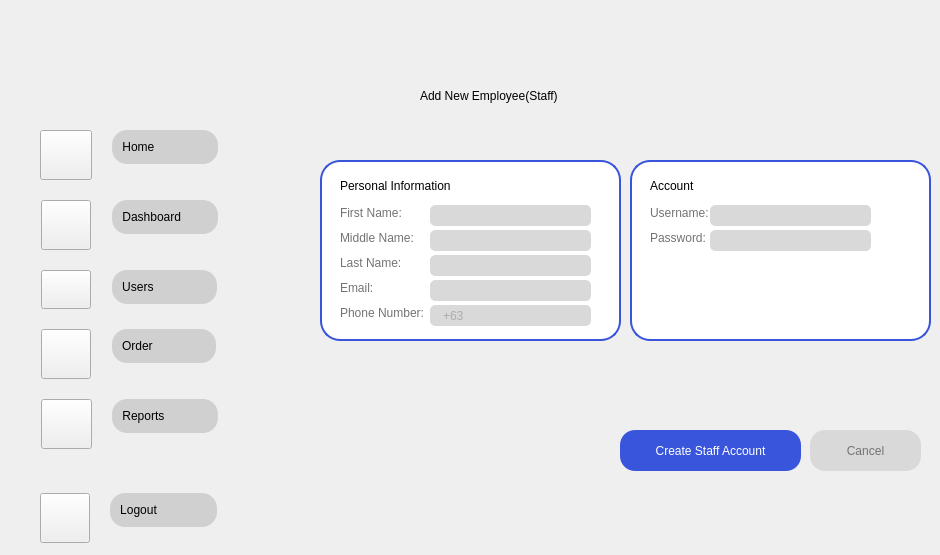
    <widget class="QWidget" name="CreateStaff">
     <property name="styleSheet">
      <string notr="true">#CreateStaff{
border-image: url(&quot;:/images/4.png&quot;) 0 0 0 0 stretch stretch;
background-repeat: (no-repeat);
backkground-position: (fixed);

}
#QLabel{
font-family: &quot;Fredoka&quot;;
font-size: 20px;
}</string>
     </property>
     <widget class="QWidget" name="verticalLayoutWidget_17">
      <property name="geometry">
       <rect>
        <x>30</x>
        <y>490</y>
        <width>241</width>
        <height>56</height>
       </rect>
      </property>
      <layout class="QVBoxLayout" name="verticalLayout_55">
       <item>
        <layout class="QFormLayout" name="formLayout_20">
         <property name="fieldGrowthPolicy">
          <enum>QFormLayout::FieldsStayAtSizeHint</enum>
         </property>
         <property name="rowWrapPolicy">
          <enum>QFormLayout::WrapLongRows</enum>
         </property>
         <property name="labelAlignment">
          <set>Qt::AlignCenter</set>
         </property>
         <property name="formAlignment">
          <set>Qt::AlignLeading|Qt::AlignLeft|Qt::AlignVCenter</set>
         </property>
         <property name="horizontalSpacing">
          <number>20</number>
         </property>
         <property name="verticalSpacing">
          <number>20</number>
         </property>
         <property name="leftMargin">
          <number>10</number>
         </property>
         <item row="0" column="0">
          <widget class="QPushButton" name="s2_6">
           <property name="styleSheet">
            <string notr="true">QPushButton{
border-image: url(&quot;:/Icons/Profilenowhite.png&quot;) 0 0 0 0 stretch stretch;
background-repeat: no-repeat;
 width: 42px;
    height: 42px;

}</string>
           </property>
           <property name="text">
            <string/>
           </property>
          </widget>
         </item>
         <item row="0" column="1">
          <layout class="QVBoxLayout" name="verticalLayout_61">
           <item>
            <widget class="QPushButton" name="Settbut_4">
             <property name="styleSheet">
              <string notr="true">QPushButton {
            background-color: #D0D0D0;
			border-style: outset;
			 padding: 10px;
            border-radius: 15px; /* Adjust this value for desired roundness */
            border-color: #D0D0D0; /* Example border color */
				
}

QPushButton:hover {
    background-color: #D9d9d9; /* Color when the mouse hovers over it */
	padding: 10px;
            border-radius: 15px; /* Adjust this value for desired roundness */
}
QPushButton:pressed {
    background-color: #797979; /* Color when the button is clicked down */
	padding: 10px;
            border-radius: 15px; /* Adjust this value for desired roundness */
}</string>
             </property>
             <property name="text">
              <string>Logout               </string>
             </property>
             <property name="autoDefault">
              <bool>false</bool>
             </property>
             <property name="default">
              <bool>false</bool>
             </property>
             <property name="flat">
              <bool>false</bool>
             </property>
            </widget>
           </item>
          </layout>
         </item>
        </layout>
       </item>
      </layout>
     </widget>
     <widget class="QLabel" name="ok_5">
      <property name="geometry">
       <rect>
        <x>420</x>
        <y>60</y>
        <width>491</width>
        <height>71</height>
       </rect>
      </property>
      <property name="text">
       <string>Add New Employee(Staff)</string>
      </property>
     </widget>
     <widget class="QWidget" name="verticalLayoutWidget_19">
      <property name="geometry">
       <rect>
        <x>30</x>
        <y>130</y>
        <width>241</width>
        <height>323</height>
       </rect>
      </property>
      <layout class="QVBoxLayout" name="verticalLayout_63">
       <property name="spacing">
        <number>1</number>
       </property>
       <property name="sizeConstraint">
        <enum>QLayout::SetFixedSize</enum>
       </property>
       <item>
        <layout class="QFormLayout" name="formLayout_22">
         <property name="sizeConstraint">
          <enum>QLayout::SetDefaultConstraint</enum>
         </property>
         <property name="fieldGrowthPolicy">
          <enum>QFormLayout::FieldsStayAtSizeHint</enum>
         </property>
         <property name="rowWrapPolicy">
          <enum>QFormLayout::WrapLongRows</enum>
         </property>
         <property name="labelAlignment">
          <set>Qt::AlignCenter</set>
         </property>
         <property name="formAlignment">
          <set>Qt::AlignLeading|Qt::AlignLeft|Qt::AlignVCenter</set>
         </property>
         <property name="horizontalSpacing">
          <number>20</number>
         </property>
         <property name="verticalSpacing">
          <number>20</number>
         </property>
         <property name="leftMargin">
          <number>10</number>
         </property>
         <property name="topMargin">
          <number>0</number>
         </property>
         <property name="bottomMargin">
          <number>0</number>
         </property>
         <item row="0" column="0">
          <widget class="QPushButton" name="h2_6">
           <property name="styleSheet">
            <string notr="true">QPushButton{
border-image: url(&quot;:/Icons/Home.png&quot;) 0 0 0 0 stretch stretch;
background-repeat: no-repeat;
 width: 44px;
    height: 42px;

}</string>
           </property>
           <property name="text">
            <string/>
           </property>
          </widget>
         </item>
         <item row="0" column="1">
          <layout class="QVBoxLayout" name="verticalLayout_64">
           <item>
            <widget class="QPushButton" name="Homebut_4">
             <property name="styleSheet">
              <string notr="true">QPushButton {
            background-color: #D0D0D0;
			border-style: outset;
			 padding: 10px;
            border-radius: 15px; /* Adjust this value for desired roundness */
            border-color: #D0D0D0; /* Example border color */
				
}

QPushButton:hover {
    background-color: #D9d9d9; /* Color when the mouse hovers over it */
	padding: 10px;
            border-radius: 15px; /* Adjust this value for desired roundness */
}
QPushButton:pressed {
    background-color: #797979; /* Color when the button is clicked down */
	padding: 10px;
            border-radius: 15px; /* Adjust this value for desired roundness */
}</string>
             </property>
             <property name="text">
              <string>Home                </string>
             </property>
             <property name="shortcut">
              <string/>
             </property>
             <property name="autoDefault">
              <bool>false</bool>
             </property>
             <property name="default">
              <bool>false</bool>
             </property>
             <property name="flat">
              <bool>true</bool>
             </property>
            </widget>
           </item>
          </layout>
         </item>
         <item row="1" column="0">
          <widget class="QPushButton" name="db2_6">
           <property name="styleSheet">
            <string notr="true">QPushButton{
border-image: url(&quot;:/Icons/DashB.png&quot;) 0 0 0 0 stretch stretch;
background-repeat: no-repeat;
 width: 42px;
    height: 42px;

}</string>
           </property>
           <property name="text">
            <string/>
           </property>
          </widget>
         </item>
         <item row="1" column="1">
          <layout class="QVBoxLayout" name="verticalLayout_65">
           <item>
            <widget class="QPushButton" name="Dashbut_4">
             <property name="styleSheet">
              <string notr="true">QPushButton {
            background-color: #D0D0D0;
			border-style: outset;
			 padding: 10px;
            border-radius: 15px; /* Adjust this value for desired roundness */
            border-color: #D0D0D0; /* Example border color */
				
}

QPushButton:hover {
    background-color: #D9d9d9; /* Color when the mouse hovers over it */
	padding: 10px;
            border-radius: 15px; /* Adjust this value for desired roundness */
}
QPushButton:pressed {
    background-color: #797979; /* Color when the button is clicked down */
	padding: 10px;
            border-radius: 15px; /* Adjust this value for desired roundness */
}</string>
             </property>
             <property name="text">
              <string>Dashboard        </string>
             </property>
             <property name="autoDefault">
              <bool>false</bool>
             </property>
             <property name="default">
              <bool>false</bool>
             </property>
             <property name="flat">
              <bool>false</bool>
             </property>
            </widget>
           </item>
          </layout>
         </item>
         <item row="2" column="0">
          <widget class="QPushButton" name="u2_6">
           <property name="styleSheet">
            <string notr="true">QPushButton{
border-image: url(&quot;:/Icons/User.png&quot;) 0 0 0 0 stretch stretch;
background-repeat: no-repeat;
 width: 42px;
    height: 31px;

}</string>
           </property>
           <property name="text">
            <string/>
           </property>
          </widget>
         </item>
         <item row="2" column="1">
          <layout class="QVBoxLayout" name="verticalLayout_66">
           <item>
            <widget class="QPushButton" name="Userbut_4">
             <property name="styleSheet">
              <string notr="true">QPushButton {
            background-color: #D0D0D0;
			border-style: outset;
			 padding: 10px;
            border-radius: 15px; /* Adjust this value for desired roundness */
            border-color: #D0D0D0; /* Example border color */
				
}

QPushButton:hover {
    background-color: #D9d9d9; /* Color when the mouse hovers over it */
	padding: 10px;
            border-radius: 15px; /* Adjust this value for desired roundness */
}
QPushButton:pressed {
    background-color: #797979; /* Color when the button is clicked down */
	padding: 10px;
            border-radius: 15px; /* Adjust this value for desired roundness */
}</string>
             </property>
             <property name="text">
              <string>Users                </string>
             </property>
             <property name="autoDefault">
              <bool>false</bool>
             </property>
             <property name="default">
              <bool>false</bool>
             </property>
             <property name="flat">
              <bool>false</bool>
             </property>
            </widget>
           </item>
          </layout>
         </item>
         <item row="4" column="0">
          <widget class="QPushButton" name="r2_6">
           <property name="styleSheet">
            <string notr="true">QPushButton{
border-image: url(&quot;:/Icons/Transa.png&quot;) 0 0 0 0 stretch stretch;
background-repeat: no-repeat;
 width: 43px;
    height: 42px;

}</string>
           </property>
           <property name="text">
            <string/>
           </property>
          </widget>
         </item>
         <item row="4" column="1">
          <layout class="QVBoxLayout" name="verticalLayout_67">
           <item>
            <widget class="QPushButton" name="Reportbut_4">
             <property name="styleSheet">
              <string notr="true">QPushButton {
            background-color: #D0D0D0;
			border-style: outset;
			 padding: 10px;
            border-radius: 15px; /* Adjust this value for desired roundness */
            border-color: #D0D0D0; /* Example border color */
				
}

QPushButton:hover {
    background-color: #D9d9d9; /* Color when the mouse hovers over it */
	padding: 10px;
            border-radius: 15px; /* Adjust this value for desired roundness */
}
QPushButton:pressed {
    background-color: #797979; /* Color when the button is clicked down */
	padding: 10px;
            border-radius: 15px; /* Adjust this value for desired roundness */
}</string>
             </property>
             <property name="text">
              <string>Reports             </string>
             </property>
             <property name="autoDefault">
              <bool>false</bool>
             </property>
             <property name="default">
              <bool>false</bool>
             </property>
             <property name="flat">
              <bool>false</bool>
             </property>
            </widget>
           </item>
          </layout>
         </item>
         <item row="3" column="1">
          <layout class="QVBoxLayout" name="verticalLayout_68">
           <item>
            <widget class="QPushButton" name="Orderbut_4">
             <property name="styleSheet">
              <string notr="true">QPushButton {
            background-color: #D0D0D0;
			border-style: outset;
			 padding: 10px;
            border-radius: 15px; /* Adjust this value for desired roundness */
            border-color: #D0D0D0; /* Example border color */
				
}

QPushButton:hover {
    background-color: #D9d9d9; /* Color when the mouse hovers over it */
	padding: 10px;
            border-radius: 15px; /* Adjust this value for desired roundness */
}
QPushButton:pressed {
    background-color: #797979; /* Color when the button is clicked down */
	padding: 10px;
            border-radius: 15px; /* Adjust this value for desired roundness */
}</string>
             </property>
             <property name="text">
              <string>Order                </string>
             </property>
             <property name="autoDefault">
              <bool>false</bool>
             </property>
             <property name="default">
              <bool>false</bool>
             </property>
             <property name="flat">
              <bool>false</bool>
             </property>
            </widget>
           </item>
          </layout>
         </item>
         <item row="3" column="0">
          <widget class="QPushButton" name="o2_6">
           <property name="styleSheet">
            <string notr="true">QPushButton{
border-image: url(&quot;:/Icons/Ordernowbg.png&quot;) 0 0 0 0 stretch stretch;
background-repeat: no-repeat;
 width: 42px;
    height: 42px;

}</string>
           </property>
           <property name="text">
            <string/>
           </property>
           <property name="autoRepeat">
            <bool>false</bool>
           </property>
           <property name="flat">
            <bool>false</bool>
           </property>
          </widget>
         </item>
        </layout>
       </item>
      </layout>
     </widget>
     <widget class="QLabel" name="fr_7">
      <property name="geometry">
       <rect>
        <x>320</x>
        <y>160</y>
        <width>301</width>
        <height>181</height>
       </rect>
      </property>
      <property name="styleSheet">
       <string notr="true">   QLabel {
       background-color: white;
       border: 2px solid #3855DB;
       border-radius: 20px;
   }</string>
      </property>
      <property name="text">
       <string/>
      </property>
     </widget>
     <widget class="QLabel" name="fr_8">
      <property name="geometry">
       <rect>
        <x>630</x>
        <y>160</y>
        <width>301</width>
        <height>181</height>
       </rect>
      </property>
      <property name="styleSheet">
       <string notr="true">   QLabel {
       background-color: white;
       border: 2px solid #3855DB;
       border-radius: 20px;
   }</string>
      </property>
      <property name="text">
       <string/>
      </property>
     </widget>
     <widget class="QLabel" name="PI">
      <property name="geometry">
       <rect>
        <x>340</x>
        <y>175</y>
        <width>181</width>
        <height>21</height>
       </rect>
      </property>
      <property name="text">
       <string>Personal Information</string>
      </property>
     </widget>
     <widget class="QLabel" name="label_18">
      <property name="geometry">
       <rect>
        <x>340</x>
        <y>205</y>
        <width>91</width>
        <height>16</height>
       </rect>
      </property>
      <property name="text">
       <string>&lt;html&gt;&lt;head/&gt;&lt;body&gt;&lt;p&gt;&lt;span style=&quot; color:#737373;&quot;&gt;First Name:&lt;/span&gt;&lt;/p&gt;&lt;/body&gt;&lt;/html&gt;</string>
      </property>
     </widget>
     <widget class="QLabel" name="label_21">
      <property name="geometry">
       <rect>
        <x>340</x>
        <y>230</y>
        <width>91</width>
        <height>16</height>
       </rect>
      </property>
      <property name="text">
       <string>&lt;html&gt;&lt;head/&gt;&lt;body&gt;&lt;p&gt;&lt;span style=&quot; color:#737373;&quot;&gt;Middle Name:&lt;/span&gt;&lt;/p&gt;&lt;/body&gt;&lt;/html&gt;</string>
      </property>
     </widget>
     <widget class="QLabel" name="label_22">
      <property name="geometry">
       <rect>
        <x>340</x>
        <y>255</y>
        <width>91</width>
        <height>16</height>
       </rect>
      </property>
      <property name="text">
       <string>&lt;html&gt;&lt;head/&gt;&lt;body&gt;&lt;p&gt;&lt;span style=&quot; color:#737373;&quot;&gt;Last Name:&lt;/span&gt;&lt;/p&gt;&lt;/body&gt;&lt;/html&gt;</string>
      </property>
     </widget>
     <widget class="QLabel" name="label_23">
      <property name="geometry">
       <rect>
        <x>340</x>
        <y>280</y>
        <width>91</width>
        <height>16</height>
       </rect>
      </property>
      <property name="text">
       <string>&lt;html&gt;&lt;head/&gt;&lt;body&gt;&lt;p&gt;&lt;span style=&quot; color:#737373;&quot;&gt;Email:&lt;/span&gt;&lt;/p&gt;&lt;/body&gt;&lt;/html&gt;</string>
      </property>
     </widget>
     <widget class="QLabel" name="label_24">
      <property name="geometry">
       <rect>
        <x>340</x>
        <y>305</y>
        <width>91</width>
        <height>16</height>
       </rect>
      </property>
      <property name="text">
       <string>&lt;html&gt;&lt;head/&gt;&lt;body&gt;&lt;p&gt;&lt;span style=&quot; color:#737373;&quot;&gt;Phone Number:&lt;/span&gt;&lt;/p&gt;&lt;/body&gt;&lt;/html&gt;</string>
      </property>
     </widget>
     <widget class="QLabel" name="PI_2">
      <property name="geometry">
       <rect>
        <x>650</x>
        <y>170</y>
        <width>181</width>
        <height>31</height>
       </rect>
      </property>
      <property name="text">
       <string>Account</string>
      </property>
     </widget>
     <widget class="QLabel" name="label_25">
      <property name="geometry">
       <rect>
        <x>650</x>
        <y>205</y>
        <width>71</width>
        <height>16</height>
       </rect>
      </property>
      <property name="text">
       <string>&lt;html&gt;&lt;head/&gt;&lt;body&gt;&lt;p&gt;&lt;span style=&quot; color:#737373;&quot;&gt;Username:&lt;/span&gt;&lt;/p&gt;&lt;/body&gt;&lt;/html&gt;</string>
      </property>
      <property name="alignment">
       <set>Qt::AlignLeading|Qt::AlignLeft|Qt::AlignVCenter</set>
      </property>
     </widget>
     <widget class="QLabel" name="label_37">
      <property name="geometry">
       <rect>
        <x>650</x>
        <y>230</y>
        <width>71</width>
        <height>16</height>
       </rect>
      </property>
      <property name="text">
       <string>&lt;html&gt;&lt;head/&gt;&lt;body&gt;&lt;p&gt;&lt;span style=&quot; color:#737373;&quot;&gt;Password:&lt;/span&gt;&lt;/p&gt;&lt;/body&gt;&lt;/html&gt;</string>
      </property>
      <property name="alignment">
       <set>Qt::AlignLeading|Qt::AlignLeft|Qt::AlignVCenter</set>
      </property>
     </widget>
     <widget class="QPushButton" name="crt_btn">
      <property name="geometry">
       <rect>
        <x>620</x>
        <y>430</y>
        <width>181</width>
        <height>41</height>
       </rect>
      </property>
      <property name="styleSheet">
       <string notr="true">QPushButton {
            background-color: #3855DB; /* Example background color */
            color: White; /* Example text color */
            border-radius: 15px; /* Adjust this value for desired roundness */
}
QPushButton:hover {
    background-color: #2746C3; /* Color when the mouse hovers over it */

}
QPushButton:pressed {
    background-color: #FFFFFF; /* Color when the button is clicked down */
	color: #3855DB;
	border-style: outset;
	border-width: 3px;
    border-radius: 15px; /* Adjust this value for desired roundness */
    border-color: #2746C3;
}</string>
      </property>
      <property name="text">
       <string>Create Staff Account</string>
      </property>
     </widget>
     <widget class="QPushButton" name="crt_btn_2">
      <property name="geometry">
       <rect>
        <x>810</x>
        <y>430</y>
        <width>111</width>
        <height>41</height>
       </rect>
      </property>
      <property name="styleSheet">
       <string notr="true">QPushButton {
            background-color: #d9d9d9; /* Example background color */
            color: #737373; /* Example text color */
            border-radius: 15px; /* Adjust this value for desired roundness */
}
QPushButton:hover {
    background-color: #9c9b9b; /* Color when the mouse hovers over it */

}
QPushButton:pressed {
    background-color: #FFFFFF; /* Color when the button is clicked down */
	color: #9c9b9b;
	border-style: outset;
	border-width: 3px;
    border-radius: 15px; /* Adjust this value for desired roundness */
    border-color: #9c9b9b;
}</string>
      </property>
      <property name="text">
       <string>Cancel</string>
      </property>
     </widget>
     <widget class="QLineEdit" name="lineEdit">
      <property name="geometry">
       <rect>
        <x>430</x>
        <y>205</y>
        <width>161</width>
        <height>21</height>
       </rect>
      </property>
      <property name="styleSheet">
       <string notr="true">QLineEdit {
    background-color: #d9d9d9; /* Light gray background color */
	color:   gray;
    border: 1px solid #d9d9d9; /* Subtle border */
    border-radius: 5px; /* Adjust this value for desired roundness */
    padding-left: 10px; /* Important: Add padding to make space for the icon */
    padding-right: 10px; /* Optional: Add some padding on the right side */
}</string>
      </property>
      <property name="maxLength">
       <number>16</number>
      </property>
     </widget>
     <widget class="QLineEdit" name="lineEdit_2">
      <property name="geometry">
       <rect>
        <x>430</x>
        <y>230</y>
        <width>161</width>
        <height>21</height>
       </rect>
      </property>
      <property name="styleSheet">
       <string notr="true">QLineEdit {
    background-color: #d9d9d9; /* Light gray background color */
	color:   gray;
    border: 1px solid #d9d9d9; /* Subtle border */
    border-radius: 5px; /* Adjust this value for desired roundness */
    padding-left: 10px; /* Important: Add padding to make space for the icon */
    padding-right: 10px; /* Optional: Add some padding on the right side */
}</string>
      </property>
      <property name="maxLength">
       <number>16</number>
      </property>
     </widget>
     <widget class="QLineEdit" name="lineEdit_3">
      <property name="geometry">
       <rect>
        <x>430</x>
        <y>255</y>
        <width>161</width>
        <height>21</height>
       </rect>
      </property>
      <property name="styleSheet">
       <string notr="true">QLineEdit {
    background-color: #d9d9d9; /* Light gray background color */
	color:   gray;
    border: 1px solid #d9d9d9; /* Subtle border */
    border-radius: 5px; /* Adjust this value for desired roundness */
    padding-left: 10px; /* Important: Add padding to make space for the icon */
    padding-right: 10px; /* Optional: Add some padding on the right side */
}</string>
      </property>
      <property name="maxLength">
       <number>16</number>
      </property>
     </widget>
     <widget class="QLineEdit" name="lineEdit_4">
      <property name="geometry">
       <rect>
        <x>430</x>
        <y>280</y>
        <width>161</width>
        <height>21</height>
       </rect>
      </property>
      <property name="styleSheet">
       <string notr="true">QLineEdit {
    background-color: #d9d9d9; /* Light gray background color */
	color:   gray;
    border: 1px solid #d9d9d9; /* Subtle border */
    border-radius: 5px; /* Adjust this value for desired roundness */
    padding-left: 10px; /* Important: Add padding to make space for the icon */
    padding-right: 10px; /* Optional: Add some padding on the right side */
}</string>
      </property>
      <property name="maxLength">
       <number>32</number>
      </property>
     </widget>
     <widget class="QLineEdit" name="lineEdit_5">
      <property name="geometry">
       <rect>
        <x>430</x>
        <y>305</y>
        <width>161</width>
        <height>21</height>
       </rect>
      </property>
      <property name="styleSheet">
       <string notr="true">QLineEdit {
    background-color: #d9d9d9; /* Light gray background color */
	color:   gray;
    border: 1px solid #d9d9d9; /* Subtle border */
    border-radius: 5px; /* Adjust this value for desired roundness */
    padding-left: 10px; /* Important: Add padding to make space for the icon */
    padding-right: 10px; /* Optional: Add some padding on the right side */
}</string>
      </property>
      <property name="maxLength">
       <number>11</number>
      </property>
      <property name="placeholderText">
       <string>+63</string>
      </property>
     </widget>
     <widget class="QLineEdit" name="lineEdit_6">
      <property name="geometry">
       <rect>
        <x>710</x>
        <y>205</y>
        <width>161</width>
        <height>21</height>
       </rect>
      </property>
      <property name="styleSheet">
       <string notr="true">QLineEdit {
    background-color: #d9d9d9; /* Light gray background color */
	color:   gray;
    border: 1px solid #d9d9d9; /* Subtle border */
    border-radius: 5px; /* Adjust this value for desired roundness */
    padding-left: 10px; /* Important: Add padding to make space for the icon */
    padding-right: 10px; /* Optional: Add some padding on the right side */
}</string>
      </property>
      <property name="maxLength">
       <number>32</number>
      </property>
     </widget>
     <widget class="QLineEdit" name="lineEdit_7">
      <property name="geometry">
       <rect>
        <x>710</x>
        <y>230</y>
        <width>161</width>
        <height>21</height>
       </rect>
      </property>
      <property name="styleSheet">
       <string notr="true">QLineEdit {
    background-color: #d9d9d9; /* Light gray background color */
	color:   gray;
    border: 1px solid #d9d9d9; /* Subtle border */
    border-radius: 5px; /* Adjust this value for desired roundness */
    padding-left: 10px; /* Important: Add padding to make space for the icon */
    padding-right: 10px; /* Optional: Add some padding on the right side */
}</string>
      </property>
      <property name="maxLength">
       <number>16</number>
      </property>
     </widget>
    </widget>
